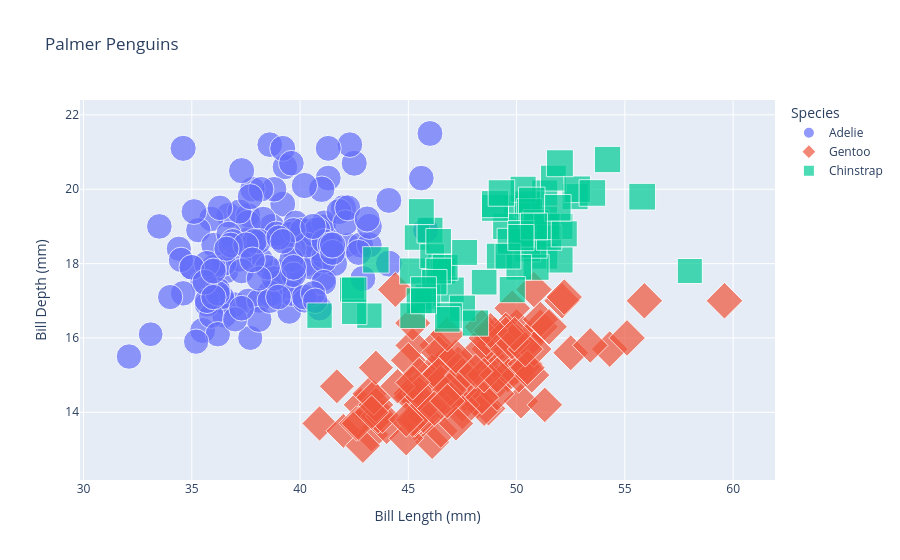

Write notebook code for a chart like this one.
### Code cell
fig = px.scatter(df, x="bill_length_mm", y="bill_depth_mm", 
                 
                 # If you want to adjust the color based on data
                 color="species",
                 
                 # If you want to adjust the size based on data:
                 size='flipper_length_mm', 
                 
                 # In addition to the points defined above, if you any other information displayed on the hover label
                 hover_data=['body_mass_g'],

                 # Title setting
                 title="Palmer Penguins",

                 # The labels section below changes the names of the labels from the dataset to make it clearer. This also changes axis labels
                 labels={
                     "bill_length_mm": "Bill Length (mm)",
                     "bill_depth_mm": "Bill Depth (mm)",
                     "species": "Species",
                     "flipper_length_mm" : "Flipper Length (mm)"
                 },
                 
                 # If you wan to change the symbol based on data for CVD accessbility
                 symbol = "species"
                 )


fig.show()
